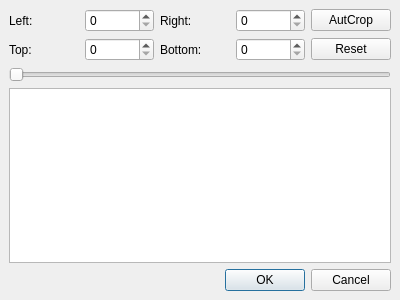
<ui version="4.0" >
 <class>Dialog</class>
 <widget class="QDialog" name="Dialog" >
  <property name="geometry" >
   <rect>
    <x>0</x>
    <y>0</y>
    <width>400</width>
    <height>300</height>
   </rect>
  </property>
  <property name="windowTitle" >
   <string>Dialog</string>
  </property>
  <layout class="QGridLayout" >
   <property name="margin" >
    <number>9</number>
   </property>
   <property name="spacing" >
    <number>6</number>
   </property>
   <item row="2" column="0" colspan="5" >
    <widget class="QSlider" name="horizontalSlider" >
     <property name="orientation" >
      <enum>Qt::Horizontal</enum>
     </property>
    </widget>
   </item>
   <item row="3" column="0" colspan="5" >
    <widget class="QGraphicsView" name="graphicsView" />
   </item>
   <item row="1" column="4" >
    <widget class="QPushButton" name="pushButtonReset" >
     <property name="text" >
      <string>Reset</string>
     </property>
    </widget>
   </item>
   <item row="0" column="0" >
    <widget class="QLabel" name="label" >
     <property name="text" >
      <string>Left:</string>
     </property>
    </widget>
   </item>
   <item row="1" column="0" >
    <widget class="QLabel" name="label_4" >
     <property name="text" >
      <string>Top:</string>
     </property>
    </widget>
   </item>
   <item row="1" column="2" >
    <widget class="QLabel" name="label_3" >
     <property name="text" >
      <string>Bottom:</string>
     </property>
    </widget>
   </item>
   <item row="1" column="3" >
    <widget class="QSpinBox" name="spinBoxBottom" />
   </item>
   <item row="0" column="2" >
    <widget class="QLabel" name="label_2" >
     <property name="text" >
      <string>Right:</string>
     </property>
    </widget>
   </item>
   <item row="0" column="3" >
    <widget class="QSpinBox" name="spinBoxRight" />
   </item>
   <item row="4" column="0" colspan="5" >
    <widget class="QDialogButtonBox" name="buttonBox" >
     <property name="orientation" >
      <enum>Qt::Horizontal</enum>
     </property>
     <property name="standardButtons" >
      <set>QDialogButtonBox::Cancel|QDialogButtonBox::NoButton|QDialogButtonBox::Ok</set>
     </property>
    </widget>
   </item>
   <item row="0" column="1" >
    <widget class="QSpinBox" name="spinBoxLeft" />
   </item>
   <item row="1" column="1" >
    <widget class="QSpinBox" name="spinBoxTop" />
   </item>
   <item row="0" column="4" >
    <widget class="QPushButton" name="pushButtonAutoCrop" >
     <property name="text" >
      <string>AutCrop</string>
     </property>
    </widget>
   </item>
  </layout>
 </widget>
 <resources/>
 <connections>
  <connection>
   <sender>buttonBox</sender>
   <signal>accepted()</signal>
   <receiver>Dialog</receiver>
   <slot>accept()</slot>
   <hints>
    <hint type="sourcelabel" >
     <x>248</x>
     <y>254</y>
    </hint>
    <hint type="destinationlabel" >
     <x>157</x>
     <y>274</y>
    </hint>
   </hints>
  </connection>
  <connection>
   <sender>buttonBox</sender>
   <signal>rejected()</signal>
   <receiver>Dialog</receiver>
   <slot>reject()</slot>
   <hints>
    <hint type="sourcelabel" >
     <x>316</x>
     <y>260</y>
    </hint>
    <hint type="destinationlabel" >
     <x>286</x>
     <y>274</y>
    </hint>
   </hints>
  </connection>
 </connections>
</ui>
